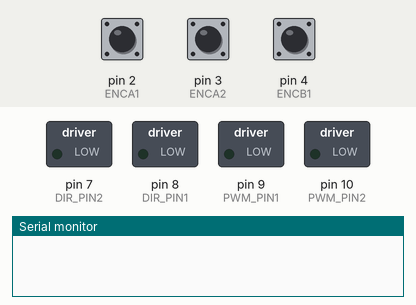
The sketch below on a simulated Arduino Uno, built with avr-gcc and run on an emulated ATmega328P. On the bench: switched loads named in the sketch (green lamp = pin HIGH), the last lines printed to the serial monitor. The test bench sets the inputs (shaded band); at power-on: pin 2 (ENCA1) HIGH, pin 3 (ENCA2) HIGH, pin 4 (ENCB1) HIGH.

Above: at 0.1 s.
At 2.25 s:
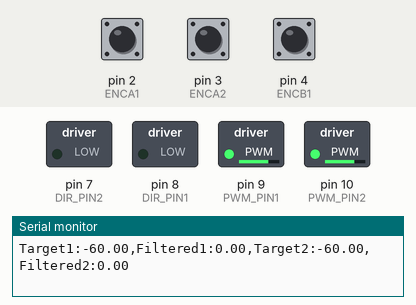
2.3 s: pin 2 (ENCA1) pulled LOW for 0.15 s
At 4.0 s:
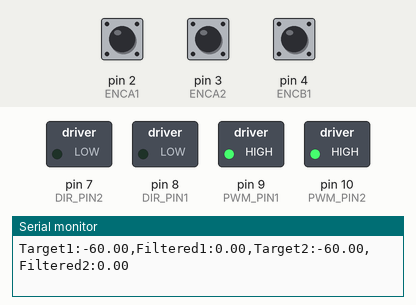
Timing chart, 0 to 5.5 s (numbered marks = the images above; inputs shaded):
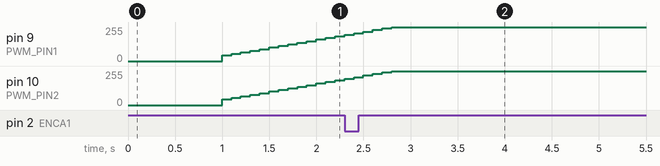

The sketch:

save_PID_constants_2.ino
```cpp
#include <util/atomic.h>

// Motor 1 pins
#define ENCA1 2
#define ENCB1 4
#define PWM_PIN1 9
#define DIR_PIN1 8

// Motor 2 pins
#define ENCA2 3
#define ENCB2 5
#define PWM_PIN2 10
#define DIR_PIN2 7

// Calibrated counts per revolution
const float COUNTS_PER_REVOLUTION = 349.2;

// Motor 1 variables
volatile long encoderCount1 = 0;
long prevEncoderCount1 = 0;
float rpmFiltered1 = 0;
float rpmPrev1 = 0;
float eintegral1 = 0;
float eprev1 = 0;

// Motor 2 variables
volatile long encoderCount2 = 0;
long prevEncoderCount2 = 0;
float rpmFiltered2 = 0;
float rpmPrev2 = 0;
float eintegral2 = 0;
float eprev2 = 0;

// Target settings (configurable outside loop)
float targetRpm1 = -60;
float targetRpm2 = -60;
int targetDir1 = 1;  // 1=forward, 0=backward
int targetDir2 = 1;  // 1=forward, 0=backward

void onEncoderA1() {
  // Determine direction and increment/decrement count for motor 1
  if (digitalRead(ENCA1) == digitalRead(ENCB1)) {
    encoderCount1++;
  } else {
    encoderCount1--;
  }
}

void onEncoderA2() {
  // Determine direction and increment/decrement count for motor 2
  if (digitalRead(ENCA2) == digitalRead(ENCB2)) {
    encoderCount2++;
  } else {
    encoderCount2--;
  }
}

void setup() {
  Serial.begin(115200);

  // Set pin modes for Motor 1
  pinMode(PWM_PIN1, OUTPUT);
  pinMode(DIR_PIN1, OUTPUT);
  pinMode(ENCA1, INPUT_PULLUP);
  pinMode(ENCB1, INPUT_PULLUP);

  // Set pin modes for Motor 2
  pinMode(PWM_PIN2, OUTPUT);
  pinMode(DIR_PIN2, OUTPUT);
  pinMode(ENCA2, INPUT_PULLUP);
  pinMode(ENCB2, INPUT_PULLUP);

  // Immediately set both motors to 0
  digitalWrite(DIR_PIN1, LOW);
  analogWrite(PWM_PIN1, 0);
  digitalWrite(DIR_PIN2, LOW);
  analogWrite(PWM_PIN2, 0);

  delay(1000);  // Wait to ensure motors are fully stopped

  attachInterrupt(digitalPinToInterrupt(ENCA1), onEncoderA1, CHANGE);
  attachInterrupt(digitalPinToInterrupt(ENCA2), onEncoderA2, CHANGE);
}

void loop() {
  // PID constants (same for both motors)
  float kp = 0.5;
  float ki = 2.0;
  float kd = 0.001;

  static unsigned long lastPrint = 0;
  unsigned long now = millis();

  if (now - lastPrint >= 100) {
    lastPrint = now;

    // ========== Motor 1 Control ==========
    long currentCount1;
    ATOMIC_BLOCK(ATOMIC_RESTORESTATE) {
      currentCount1 = encoderCount1;
    }

    // Calculate RPM for motor 1
    long deltaCount1 = currentCount1 - prevEncoderCount1;
    float deltaTime = 0.1;  // 100ms = 0.1s
    float rpm1 = (deltaCount1 / deltaTime) / COUNTS_PER_REVOLUTION * 60.0;
    prevEncoderCount1 = currentCount1;

    // Apply low-pass filter
    float v2Filt1 = 0.854 * rpm1 + 0.0728 * rpm1 + 0.0728 * rpmPrev1;
    rpmPrev1 = rpm1;

    // Apply exponential smoothing filter
    float alpha = 0.3;
    rpmFiltered1 = alpha * v2Filt1 + (1 - alpha) * rpmFiltered1;

    // PID control for motor 1
    float e1 = targetRpm1 - rpmFiltered1;
    eintegral1 += e1 * 0.1;
    float dedt1 = (e1 - eprev1) / 0.1;
    float u1 = kp*e1 + ki*eintegral1 + kd*dedt1;
    eprev1 = e1;

    // Determine direction and PWM for motor 1
    int dir1;
    if (u1 < 0) {
      dir1 = !targetDir1;  // Reverse if control is negative
    } else {
      dir1 = targetDir1;
    }

    int pwmVal1 = (int)fabs(u1);
    if (pwmVal1 > 255) pwmVal1 = 255;
    setMotor(dir1, pwmVal1, PWM_PIN1, DIR_PIN1);

    // ========== Motor 2 Control ==========
    long currentCount2;
    ATOMIC_BLOCK(ATOMIC_RESTORESTATE) {
      currentCount2 = encoderCount2;
    }

    // Calculate RPM for motor 2
    long deltaCount2 = currentCount2 - prevEncoderCount2;
    float rpm2 = (deltaCount2 / deltaTime) / COUNTS_PER_REVOLUTION * 60.0;
    prevEncoderCount2 = currentCount2;

    // Apply low-pass filter
    float v2Filt2 = 0.854 * rpm2 + 0.0728 * rpm2 + 0.0728 * rpmPrev2;
    rpmPrev2 = rpm2;

    // Apply exponential smoothing filter
    rpmFiltered2 = alpha * v2Filt2 + (1 - alpha) * rpmFiltered2;

    // PID control for motor 2
    float e2 = targetRpm2 - rpmFiltered2;
    eintegral2 += e2 * 0.1;
    float dedt2 = (e2 - eprev2) / 0.1;
    float u2 = kp*e2 + ki*eintegral2 + kd*dedt2;
    eprev2 = e2;

    // Determine direction and PWM for motor 2
    int dir2;
    if (u2 < 0) {
      dir2 = !targetDir2;  // Reverse if control is negative
    } else {
      dir2 = targetDir2;
    }

    int pwmVal2 = (int)fabs(u2);
    if (pwmVal2 > 255) pwmVal2 = 255;
    setMotor(dir2, pwmVal2, PWM_PIN2, DIR_PIN2);

    // Output for Serial Plotter
    Serial.print("Target1:");
    Serial.print(targetRpm1, 2);
    Serial.print(",Filtered1:");
    Serial.print(rpmFiltered1, 2);
    Serial.print(",Target2:");
    Serial.print(targetRpm2, 2);
    Serial.print(",Filtered2:");
    Serial.println(rpmFiltered2, 2);
  }
}

void setMotor(int dir, int pwmVal, int pwm, int dirPin) {
  digitalWrite(dirPin, dir);
  analogWrite(pwm, pwmVal);
}
```
